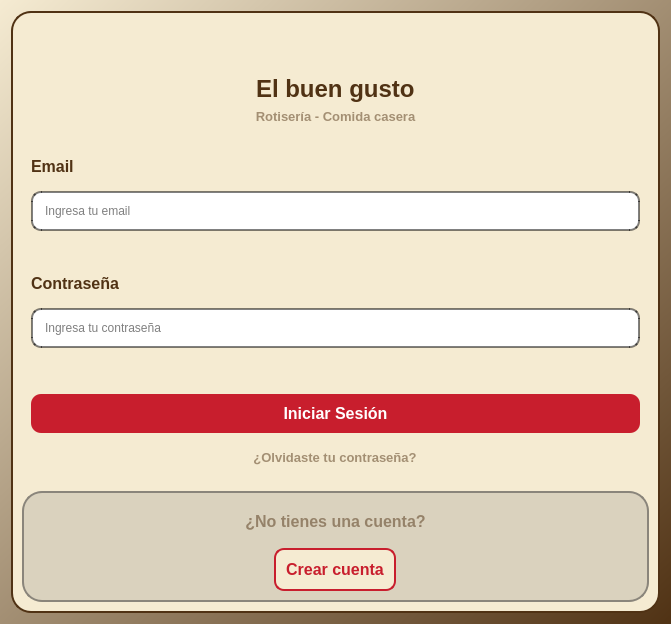
<?xml version="1.0" encoding="UTF-8"?>
<ui version="4.0">
 <class>sign_in</class>
 <widget class="QWidget" name="sign_in">
  <property name="geometry">
   <rect>
    <x>0</x>
    <y>0</y>
    <width>671</width>
    <height>624</height>
   </rect>
  </property>
  <property name="windowTitle">
   <string>Form</string>
  </property>
  <property name="styleSheet">
   <string notr="true">background-color: qlineargradient(spread:pad, x1:0, y0:1, x2:1, y2:1, stop:0 rgba(245, 235, 210, 255), stop:1 rgba(80, 50, 20, 255))</string>
  </property>
  <layout class="QVBoxLayout" name="verticalLayout">
   <item>
    <widget class="QFrame" name="frame">
     <property name="styleSheet">
      <string notr="true">background-color: rgb(245, 235, 210);
border: 2 solid rgb(80, 50, 20);
border-radius: 20;</string>
     </property>
     <property name="frameShape">
      <enum>QFrame::Shape::StyledPanel</enum>
     </property>
     <property name="frameShadow">
      <enum>QFrame::Shadow::Raised</enum>
     </property>
     <layout class="QVBoxLayout" name="verticalLayout_2">
      <item>
       <widget class="QFrame" name="frame_4">
        <property name="styleSheet">
         <string notr="true">background-color: rgb(245, 235, 210);
border: 0 solid rgb(138, 133, 123);
border-radius: 0;</string>
        </property>
        <property name="frameShape">
         <enum>QFrame::Shape::StyledPanel</enum>
        </property>
        <property name="frameShadow">
         <enum>QFrame::Shadow::Raised</enum>
        </property>
        <layout class="QVBoxLayout" name="verticalLayout_7">
         <item alignment="Qt::AlignmentFlag::AlignHCenter">
          <widget class="QLabel" name="label_4">
           <property name="minimumSize">
            <size>
             <width>0</width>
             <height>0</height>
            </size>
           </property>
           <property name="maximumSize">
            <size>
             <width>100</width>
             <height>100</height>
            </size>
           </property>
           <property name="text">
            <string/>
           </property>
           <property name="pixmap">
            <pixmap>:/fondo2.jpg</pixmap>
           </property>
           <property name="scaledContents">
            <bool>true</bool>
           </property>
          </widget>
         </item>
         <item alignment="Qt::AlignmentFlag::AlignHCenter">
          <widget class="QLabel" name="label_5">
           <property name="sizePolicy">
            <sizepolicy hsizetype="Maximum" vsizetype="Maximum">
             <horstretch>0</horstretch>
             <verstretch>0</verstretch>
            </sizepolicy>
           </property>
           <property name="font">
            <font>
             <family>Arial</family>
             <pointsize>18</pointsize>
             <bold>true</bold>
            </font>
           </property>
           <property name="styleSheet">
            <string notr="true">color: rgb(80,50,20);
</string>
           </property>
           <property name="text">
            <string>El buen gusto</string>
           </property>
          </widget>
         </item>
         <item alignment="Qt::AlignmentFlag::AlignHCenter">
          <widget class="QPushButton" name="pushButton_4">
           <property name="sizePolicy">
            <sizepolicy hsizetype="Maximum" vsizetype="Maximum">
             <horstretch>0</horstretch>
             <verstretch>0</verstretch>
            </sizepolicy>
           </property>
           <property name="font">
            <font>
             <family>Arial</family>
             <pointsize>10</pointsize>
             <bold>true</bold>
            </font>
           </property>
           <property name="styleSheet">
            <string notr="true">background-color: rgb(245, 235, 210);
color: rgba(80,50,20,0.50);
border: 0 solid rgb(80, 50, 20);
border-radius: 0;</string>
           </property>
           <property name="text">
            <string>Rotisería - Comida casera</string>
           </property>
          </widget>
         </item>
        </layout>
       </widget>
      </item>
      <item>
       <widget class="QFrame" name="frame_5">
        <property name="styleSheet">
         <string notr="true">background-color: rgb(245, 235, 210);
border: 0 solid rgb(138, 133, 123);
border-radius: 0;</string>
        </property>
        <property name="frameShape">
         <enum>QFrame::Shape::StyledPanel</enum>
        </property>
        <property name="frameShadow">
         <enum>QFrame::Shadow::Raised</enum>
        </property>
        <layout class="QVBoxLayout" name="verticalLayout_6">
         <item>
          <widget class="QLabel" name="label_3">
           <property name="sizePolicy">
            <sizepolicy hsizetype="Maximum" vsizetype="Maximum">
             <horstretch>0</horstretch>
             <verstretch>0</verstretch>
            </sizepolicy>
           </property>
           <property name="font">
            <font>
             <family>Arial</family>
             <pointsize>12</pointsize>
             <bold>true</bold>
            </font>
           </property>
           <property name="styleSheet">
            <string notr="true">color: rgb(80,50,20);
</string>
           </property>
           <property name="text">
            <string>Email</string>
           </property>
          </widget>
         </item>
         <item>
          <widget class="QLineEdit" name="lineEdit_email">
           <property name="styleSheet">
            <string notr="true">background-color: rgb(255, 255, 255);
border: 2 solid rgba(0, 0, 0,0.50);
border-radius: 10;
padding: 10;</string>
           </property>
           <property name="text">
            <string/>
           </property>
           <property name="placeholderText">
            <string>Ingresa tu email</string>
           </property>
          </widget>
         </item>
        </layout>
       </widget>
      </item>
      <item>
       <widget class="QFrame" name="frame_6">
        <property name="styleSheet">
         <string notr="true">background-color: rgb(245, 235, 210);
border: 0 solid rgb(138, 133, 123);
border-radius: 0;</string>
        </property>
        <property name="frameShape">
         <enum>QFrame::Shape::StyledPanel</enum>
        </property>
        <property name="frameShadow">
         <enum>QFrame::Shadow::Raised</enum>
        </property>
        <layout class="QVBoxLayout" name="verticalLayout_4">
         <item alignment="Qt::AlignmentFlag::AlignLeft">
          <widget class="QLabel" name="label_2">
           <property name="sizePolicy">
            <sizepolicy hsizetype="Maximum" vsizetype="Maximum">
             <horstretch>0</horstretch>
             <verstretch>0</verstretch>
            </sizepolicy>
           </property>
           <property name="font">
            <font>
             <family>Arial</family>
             <pointsize>12</pointsize>
             <bold>true</bold>
            </font>
           </property>
           <property name="styleSheet">
            <string notr="true">color: rgb(80,50,20);
</string>
           </property>
           <property name="text">
            <string>Contraseña</string>
           </property>
          </widget>
         </item>
         <item>
          <widget class="QLineEdit" name="lineEdit_password">
           <property name="styleSheet">
            <string notr="true">background-color: rgb(255, 255, 255);
border: 2 solid rgba(0, 0, 0,0.50);
border-radius: 20;
border-radius: 10;
padding: 10;</string>
           </property>
           <property name="text">
            <string/>
           </property>
           <property name="echoMode">
            <enum>QLineEdit::EchoMode::Password</enum>
           </property>
           <property name="placeholderText">
            <string>Ingresa tu contraseña</string>
           </property>
          </widget>
         </item>
        </layout>
       </widget>
      </item>
      <item>
       <widget class="QFrame" name="frame_2">
        <property name="styleSheet">
         <string notr="true">background-color: rgb(245, 235, 210);
border: 0 solid rgb(138, 133, 123);
border-radius: 0;</string>
        </property>
        <property name="frameShape">
         <enum>QFrame::Shape::StyledPanel</enum>
        </property>
        <property name="frameShadow">
         <enum>QFrame::Shadow::Raised</enum>
        </property>
        <layout class="QVBoxLayout" name="verticalLayout_5">
         <item>
          <widget class="QPushButton" name="pushButton_sign_in">
           <property name="font">
            <font>
             <family>Arial</family>
             <pointsize>12</pointsize>
             <bold>true</bold>
            </font>
           </property>
           <property name="cursor">
            <cursorShape>PointingHandCursor</cursorShape>
           </property>
           <property name="styleSheet">
            <string notr="true">QPushButton {
	background-color: rgb(200, 30, 45);
	color: rgb(255,255,255);
	border-radius: 10;
	padding: 10;
}
QPushButton:hover {
    background-color: rgb(171,17,27);
	color: rgb(255,255,255);
	box-shadow: 0 100 200 rgba(0, 0, 0, 0.3);
}
QPushButton:pressed {
    background-color: rgb(124,10,25);
}</string>
           </property>
           <property name="text">
            <string>Iniciar Sesión</string>
           </property>
          </widget>
         </item>
         <item alignment="Qt::AlignmentFlag::AlignHCenter">
          <widget class="QPushButton" name="pushButton_3">
           <property name="sizePolicy">
            <sizepolicy hsizetype="Maximum" vsizetype="Maximum">
             <horstretch>0</horstretch>
             <verstretch>0</verstretch>
            </sizepolicy>
           </property>
           <property name="font">
            <font>
             <family>Arial</family>
             <pointsize>10</pointsize>
             <bold>true</bold>
            </font>
           </property>
           <property name="cursor">
            <cursorShape>PointingHandCursor</cursorShape>
           </property>
           <property name="styleSheet">
            <string notr="true">background-color: rgb(245, 235, 210);
color: rgba(80,50,20,0.50);
border: 0 solid rgb(80, 50, 20);
border-radius: 0;</string>
           </property>
           <property name="text">
            <string>¿Olvidaste tu contraseña?</string>
           </property>
          </widget>
         </item>
        </layout>
       </widget>
      </item>
      <item>
       <widget class="QFrame" name="frame_3">
        <property name="styleSheet">
         <string notr="true">background-color: rgba(191, 185, 171,0.50);
border: 2 solid rgb(138, 133, 123);
border-radius: 20</string>
        </property>
        <property name="frameShape">
         <enum>QFrame::Shape::StyledPanel</enum>
        </property>
        <property name="frameShadow">
         <enum>QFrame::Shadow::Raised</enum>
        </property>
        <layout class="QVBoxLayout" name="verticalLayout_3">
         <item alignment="Qt::AlignmentFlag::AlignHCenter|Qt::AlignmentFlag::AlignVCenter">
          <widget class="QLabel" name="label">
           <property name="sizePolicy">
            <sizepolicy hsizetype="Fixed" vsizetype="Fixed">
             <horstretch>0</horstretch>
             <verstretch>0</verstretch>
            </sizepolicy>
           </property>
           <property name="font">
            <font>
             <family>Arial</family>
             <pointsize>12</pointsize>
             <bold>true</bold>
            </font>
           </property>
           <property name="styleSheet">
            <string notr="true">background-color: rgba(191, 185, 171,0);
color: rgba(80,50,20,0.50);
border: 0 solid rgba(80, 50, 20,0);
border-radius: 0;</string>
           </property>
           <property name="text">
            <string>¿No tienes una cuenta?</string>
           </property>
           <property name="alignment">
            <set>Qt::AlignmentFlag::AlignCenter</set>
           </property>
          </widget>
         </item>
         <item alignment="Qt::AlignmentFlag::AlignHCenter|Qt::AlignmentFlag::AlignVCenter">
          <widget class="QPushButton" name="pushButton_sign_up">
           <property name="sizePolicy">
            <sizepolicy hsizetype="Maximum" vsizetype="Maximum">
             <horstretch>0</horstretch>
             <verstretch>0</verstretch>
            </sizepolicy>
           </property>
           <property name="font">
            <font>
             <family>Arial</family>
             <pointsize>12</pointsize>
             <bold>true</bold>
            </font>
           </property>
           <property name="cursor">
            <cursorShape>PointingHandCursor</cursorShape>
           </property>
           <property name="styleSheet">
            <string notr="true">background-color: rgb(245, 235, 210);
color: rgb(200,30,45);
border: 2 solid rgb(200, 30, 45);
border-radius: 10;
padding: 10;</string>
           </property>
           <property name="text">
            <string>Crear cuenta</string>
           </property>
          </widget>
         </item>
        </layout>
       </widget>
      </item>
     </layout>
    </widget>
   </item>
  </layout>
 </widget>
 <resources/>
 <connections/>
</ui>
